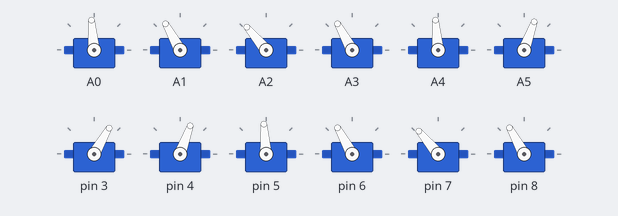
A sketch run on a simulated Arduino Uno, built with avr-gcc and run on an emulated ATmega328P. On the bench: 12 × servo.

Above: at 1.2 s.
At 1.75 s:
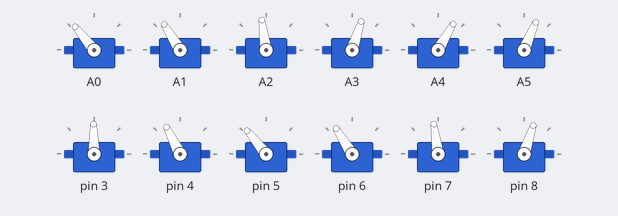
At 2.0 s:
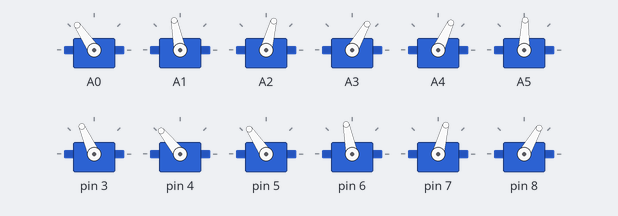
At 2.3 s:
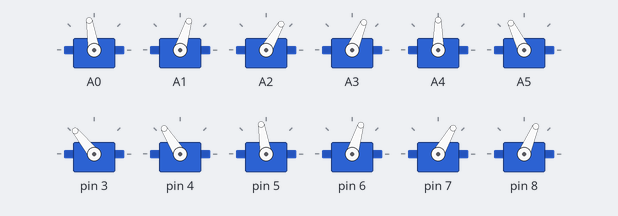
At 2.85 s:
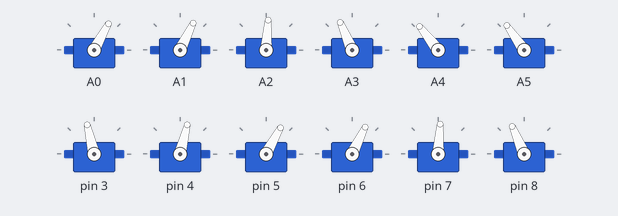
At 3.4 s:
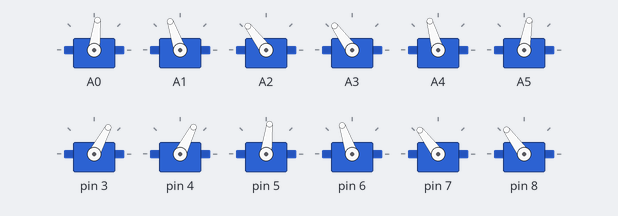
Timing chart, 0 to 6.5 s (numbered marks = the images above):
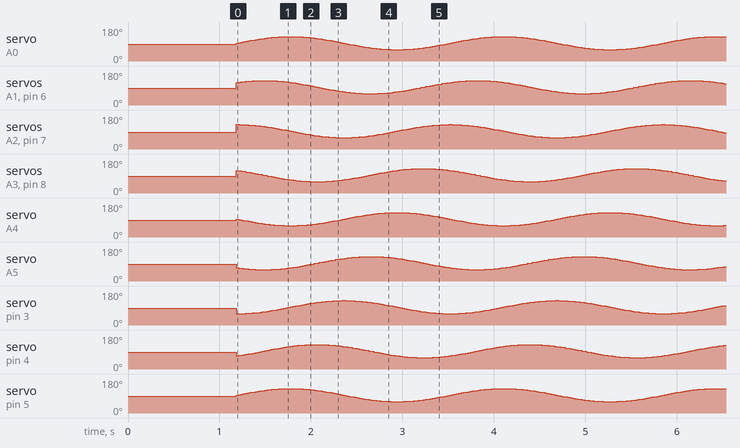

The sketch:

Circular_path.ino
```cpp
//This file aims to control the snake robot to slither in a circulat path of radius 2 meters.

#include <Servo.h>

Servo myServos[12]; //create 12 servos

float pi=3.14159;
int TotalNumberofServos=12; //change as required
float Shift = 2*pi/TotalNumberofServos; // Phase lag between segments
float Wavelengths, rads;
int InteriorAngle, SetpointAngle, MaxAngleDisplacement;

void setup() {
  Serial.begin(9600);
  //Order of servos is such that myServos[0]=tail segment, and myServos[11]=head segment
  myServos[0].attach(A0);
  myServos[1].attach(A1);
  myServos[2].attach(A2);
  myServos[3].attach(A3);
  myServos[4].attach(A4);
  myServos[5].attach(A5);
  myServos[6].attach(3);
  myServos[7].attach(4);
  myServos[8].attach(5);
  myServos[9].attach(6);
  myServos[10].attach(7);
  myServos[11].attach(8);

  //Initialise snake in a straight line
  for(int i=0; i<12; i++){
    myServos[i].write(90);
    delay(15);
  }
  delay(1000);
}

void slither(int offset, int Amplitude, int Speed, float Wavelengths){
  MaxAngleDisplacement=abs(offset)+abs(Amplitude); //amount servo can rotate from the SetpointAngle without going out of the [0,180] degree range
  while(MaxAngleDisplacement>90){ //prevents a setpoint angle outside the rage of[0,180]
    Amplitude=abs(Amplitude)-1;
    MaxAngleDisplacement=abs(offset)+Amplitude;
  }
  for(int i=0; i<360; i++){
   rads=i*pi/180.0;     //convert from degrees to radians
   for(int j=0; j<12; j++){
      myServos[j].write(90+offset+Amplitude*sin(Speed*rads+j*Wavelengths*Shift));
     }
   delay(10);
  }
}

void loop() {
  // put your main code here, to run repeatedly:

    slither(5, 35, 2, 1.5);           // circular slither
    //The value of the offset determines the radius of the circular path. The higher the value is, the maller the radius will be.
}
```
